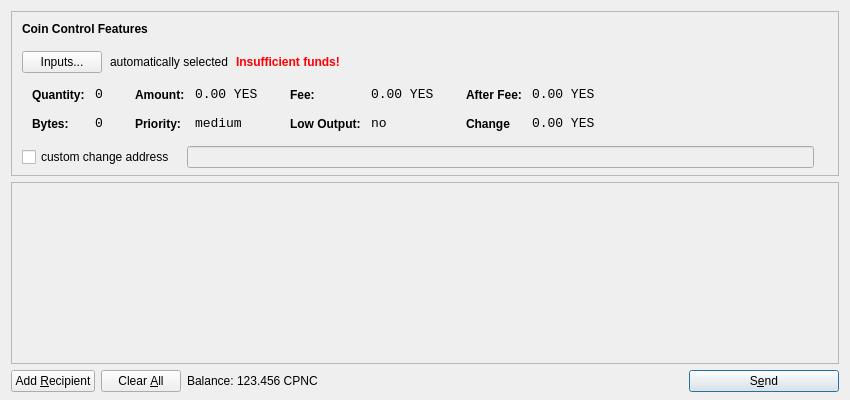
<?xml version="1.0" encoding="UTF-8"?>
<ui version="4.0">
 <class>SendCoinsDialog</class>
 <widget class="QDialog" name="SendCoinsDialog">
  <property name="geometry">
   <rect>
    <x>0</x>
    <y>0</y>
    <width>850</width>
    <height>400</height>
   </rect>
  </property>
  <property name="windowTitle">
   <string>Send Coins</string>
  </property>
  <layout class="QVBoxLayout" name="verticalLayout" stretch="0,1,0">
   <property name="bottomMargin">
    <number>8</number>
   </property>
   <item>
    <widget class="QFrame" name="frameCoinControl">
     <property name="sizePolicy">
      <sizepolicy hsizetype="Expanding" vsizetype="Expanding">
       <horstretch>0</horstretch>
       <verstretch>0</verstretch>
      </sizepolicy>
     </property>
     <property name="maximumSize">
      <size>
       <width>16777215</width>
       <height>16777215</height>
      </size>
     </property>
     <property name="frameShape">
      <enum>QFrame::StyledPanel</enum>
     </property>
     <property name="frameShadow">
      <enum>QFrame::Sunken</enum>
     </property>
     <layout class="QVBoxLayout" name="verticalLayoutCoinControl2">
      <property name="spacing">
       <number>-1</number>
      </property>
      <property name="leftMargin">
       <number>0</number>
      </property>
      <property name="topMargin">
       <number>0</number>
      </property>
      <property name="rightMargin">
       <number>0</number>
      </property>
      <property name="bottomMargin">
       <number>6</number>
      </property>
      <item>
       <layout class="QVBoxLayout" name="verticalLayoutCoinControl" stretch="0,0,0,0,1">
        <property name="spacing">
         <number>0</number>
        </property>
        <property name="leftMargin">
         <number>10</number>
        </property>
        <property name="topMargin">
         <number>10</number>
        </property>
        <item>
         <layout class="QHBoxLayout" name="horizontalLayoutCoinControl1">
          <property name="bottomMargin">
           <number>15</number>
          </property>
          <item>
           <widget class="QLabel" name="labelCoinControlFeatures">
            <property name="sizePolicy">
             <sizepolicy hsizetype="Preferred" vsizetype="Maximum">
              <horstretch>0</horstretch>
              <verstretch>0</verstretch>
             </sizepolicy>
            </property>
            <property name="font">
             <font>
              <weight>75</weight>
              <bold>true</bold>
             </font>
            </property>
            <property name="styleSheet">
             <string notr="true">font-weight:bold;</string>
            </property>
            <property name="text">
             <string>Coin Control Features</string>
            </property>
           </widget>
          </item>
         </layout>
        </item>
        <item>
         <layout class="QHBoxLayout" name="horizontalLayoutCoinControl2" stretch="0,0,0,0">
          <property name="spacing">
           <number>8</number>
          </property>
          <property name="bottomMargin">
           <number>10</number>
          </property>
          <item>
           <widget class="QPushButton" name="pushButtonCoinControl">
            <property name="styleSheet">
             <string notr="true"/>
            </property>
            <property name="text">
             <string>Inputs...</string>
            </property>
           </widget>
          </item>
          <item>
           <widget class="QLabel" name="labelCoinControlAutomaticallySelected">
            <property name="text">
             <string>automatically selected</string>
            </property>
            <property name="margin">
             <number>5</number>
            </property>
           </widget>
          </item>
          <item>
           <widget class="QLabel" name="labelCoinControlInsuffFunds">
            <property name="font">
             <font>
              <weight>75</weight>
              <bold>true</bold>
             </font>
            </property>
            <property name="styleSheet">
             <string notr="true">color:red;font-weight:bold;</string>
            </property>
            <property name="text">
             <string>Insufficient funds!</string>
            </property>
            <property name="margin">
             <number>5</number>
            </property>
           </widget>
          </item>
          <item>
           <spacer name="horizontalSpacerCoinControl">
            <property name="orientation">
             <enum>Qt::Horizontal</enum>
            </property>
            <property name="sizeHint" stdset="0">
             <size>
              <width>40</width>
              <height>1</height>
             </size>
            </property>
           </spacer>
          </item>
         </layout>
        </item>
        <item>
         <widget class="QWidget" name="widgetCoinControl" native="true">
          <property name="sizePolicy">
           <sizepolicy hsizetype="Preferred" vsizetype="Preferred">
            <horstretch>0</horstretch>
            <verstretch>0</verstretch>
           </sizepolicy>
          </property>
          <property name="minimumSize">
           <size>
            <width>0</width>
            <height>0</height>
           </size>
          </property>
          <property name="styleSheet">
           <string notr="true"/>
          </property>
          <layout class="QHBoxLayout" name="horizontalLayoutCoinControl5">
           <property name="margin">
            <number>0</number>
           </property>
           <item>
            <layout class="QHBoxLayout" name="horizontalLayoutCoinControl3" stretch="0,0,0,1">
             <property name="spacing">
              <number>20</number>
             </property>
             <property name="topMargin">
              <number>0</number>
             </property>
             <property name="bottomMargin">
              <number>10</number>
             </property>
             <item>
              <layout class="QFormLayout" name="formLayoutCoinControl1">
               <property name="horizontalSpacing">
                <number>10</number>
               </property>
               <property name="verticalSpacing">
                <number>14</number>
               </property>
               <property name="leftMargin">
                <number>10</number>
               </property>
               <property name="topMargin">
                <number>4</number>
               </property>
               <property name="rightMargin">
                <number>6</number>
               </property>
               <item row="0" column="0">
                <widget class="QLabel" name="labelCoinControlQuantityText">
                 <property name="styleSheet">
                  <string notr="true">font-weight:bold;</string>
                 </property>
                 <property name="text">
                  <string>Quantity:</string>
                 </property>
                 <property name="margin">
                  <number>0</number>
                 </property>
                </widget>
               </item>
               <item row="0" column="1">
                <widget class="QLabel" name="labelCoinControlQuantity">
                 <property name="font">
                  <font>
                   <family>Monospace</family>
                   <pointsize>10</pointsize>
                  </font>
                 </property>
                 <property name="cursor">
                  <cursorShape>IBeamCursor</cursorShape>
                 </property>
                 <property name="contextMenuPolicy">
                  <enum>Qt::ActionsContextMenu</enum>
                 </property>
                 <property name="text">
                  <string>0</string>
                 </property>
                 <property name="margin">
                  <number>0</number>
                 </property>
                 <property name="textInteractionFlags">
                  <set>Qt::LinksAccessibleByMouse|Qt::TextSelectableByKeyboard|Qt::TextSelectableByMouse</set>
                 </property>
                </widget>
               </item>
               <item row="1" column="0">
                <widget class="QLabel" name="labelCoinControlBytesText">
                 <property name="styleSheet">
                  <string notr="true">font-weight:bold;</string>
                 </property>
                 <property name="text">
                  <string>Bytes:</string>
                 </property>
                </widget>
               </item>
               <item row="1" column="1">
                <widget class="QLabel" name="labelCoinControlBytes">
                 <property name="font">
                  <font>
                   <family>Monospace</family>
                   <pointsize>10</pointsize>
                  </font>
                 </property>
                 <property name="cursor">
                  <cursorShape>IBeamCursor</cursorShape>
                 </property>
                 <property name="contextMenuPolicy">
                  <enum>Qt::ActionsContextMenu</enum>
                 </property>
                 <property name="text">
                  <string>0</string>
                 </property>
                 <property name="textInteractionFlags">
                  <set>Qt::LinksAccessibleByMouse|Qt::TextSelectableByKeyboard|Qt::TextSelectableByMouse</set>
                 </property>
                </widget>
               </item>
              </layout>
             </item>
             <item>
              <layout class="QFormLayout" name="formLayoutCoinControl2">
               <property name="horizontalSpacing">
                <number>10</number>
               </property>
               <property name="verticalSpacing">
                <number>14</number>
               </property>
               <property name="leftMargin">
                <number>6</number>
               </property>
               <property name="topMargin">
                <number>4</number>
               </property>
               <property name="rightMargin">
                <number>6</number>
               </property>
               <item row="0" column="0">
                <widget class="QLabel" name="labelCoinControlAmountText">
                 <property name="styleSheet">
                  <string notr="true">font-weight:bold;</string>
                 </property>
                 <property name="text">
                  <string>Amount:</string>
                 </property>
                 <property name="margin">
                  <number>0</number>
                 </property>
                </widget>
               </item>
               <item row="0" column="1">
                <widget class="QLabel" name="labelCoinControlAmount">
                 <property name="font">
                  <font>
                   <family>Monospace</family>
                   <pointsize>10</pointsize>
                  </font>
                 </property>
                 <property name="cursor">
                  <cursorShape>IBeamCursor</cursorShape>
                 </property>
                 <property name="contextMenuPolicy">
                  <enum>Qt::ActionsContextMenu</enum>
                 </property>
                 <property name="text">
                  <string>0.00 YES</string>
                 </property>
                 <property name="textInteractionFlags">
                  <set>Qt::LinksAccessibleByMouse|Qt::TextSelectableByKeyboard|Qt::TextSelectableByMouse</set>
                 </property>
                </widget>
               </item>
               <item row="1" column="0">
                <widget class="QLabel" name="labelCoinControlPriorityText">
                 <property name="styleSheet">
                  <string notr="true">font-weight:bold;</string>
                 </property>
                 <property name="text">
                  <string>Priority:</string>
                 </property>
                </widget>
               </item>
               <item row="1" column="1">
                <widget class="QLabel" name="labelCoinControlPriority">
                 <property name="font">
                  <font>
                   <family>Monospace</family>
                   <pointsize>10</pointsize>
                  </font>
                 </property>
                 <property name="cursor">
                  <cursorShape>IBeamCursor</cursorShape>
                 </property>
                 <property name="contextMenuPolicy">
                  <enum>Qt::ActionsContextMenu</enum>
                 </property>
                 <property name="text">
                  <string>medium</string>
                 </property>
                 <property name="textInteractionFlags">
                  <set>Qt::LinksAccessibleByMouse|Qt::TextSelectableByKeyboard|Qt::TextSelectableByMouse</set>
                 </property>
                </widget>
               </item>
              </layout>
             </item>
             <item>
              <layout class="QFormLayout" name="formLayoutCoinControl3">
               <property name="horizontalSpacing">
                <number>10</number>
               </property>
               <property name="verticalSpacing">
                <number>14</number>
               </property>
               <property name="leftMargin">
                <number>6</number>
               </property>
               <property name="topMargin">
                <number>4</number>
               </property>
               <property name="rightMargin">
                <number>6</number>
               </property>
               <item row="0" column="0">
                <widget class="QLabel" name="labelCoinControlFeeText">
                 <property name="styleSheet">
                  <string notr="true">font-weight:bold;</string>
                 </property>
                 <property name="text">
                  <string>Fee:</string>
                 </property>
                 <property name="margin">
                  <number>0</number>
                 </property>
                </widget>
               </item>
               <item row="0" column="1">
                <widget class="QLabel" name="labelCoinControlFee">
                 <property name="font">
                  <font>
                   <family>Monospace</family>
                   <pointsize>10</pointsize>
                  </font>
                 </property>
                 <property name="cursor">
                  <cursorShape>IBeamCursor</cursorShape>
                 </property>
                 <property name="contextMenuPolicy">
                  <enum>Qt::ActionsContextMenu</enum>
                 </property>
                 <property name="text">
                  <string>0.00 YES</string>
                 </property>
                 <property name="textInteractionFlags">
                  <set>Qt::LinksAccessibleByMouse|Qt::TextSelectableByKeyboard|Qt::TextSelectableByMouse</set>
                 </property>
                </widget>
               </item>
               <item row="1" column="0">
                <widget class="QLabel" name="labelCoinControlLowOutputText">
                 <property name="styleSheet">
                  <string notr="true">font-weight:bold;</string>
                 </property>
                 <property name="text">
                  <string>Low Output:</string>
                 </property>
                </widget>
               </item>
               <item row="1" column="1">
                <widget class="QLabel" name="labelCoinControlLowOutput">
                 <property name="font">
                  <font>
                   <family>Monospace</family>
                   <pointsize>10</pointsize>
                  </font>
                 </property>
                 <property name="cursor">
                  <cursorShape>IBeamCursor</cursorShape>
                 </property>
                 <property name="contextMenuPolicy">
                  <enum>Qt::ActionsContextMenu</enum>
                 </property>
                 <property name="text">
                  <string>no</string>
                 </property>
                 <property name="textInteractionFlags">
                  <set>Qt::LinksAccessibleByMouse|Qt::TextSelectableByKeyboard|Qt::TextSelectableByMouse</set>
                 </property>
                </widget>
               </item>
              </layout>
             </item>
             <item>
              <layout class="QFormLayout" name="formLayoutCoinControl4">
               <property name="horizontalSpacing">
                <number>10</number>
               </property>
               <property name="verticalSpacing">
                <number>14</number>
               </property>
               <property name="leftMargin">
                <number>6</number>
               </property>
               <property name="topMargin">
                <number>4</number>
               </property>
               <property name="rightMargin">
                <number>6</number>
               </property>
               <item row="0" column="0">
                <widget class="QLabel" name="labelCoinControlAfterFeeText">
                 <property name="styleSheet">
                  <string notr="true">font-weight:bold;</string>
                 </property>
                 <property name="text">
                  <string>After Fee:</string>
                 </property>
                 <property name="margin">
                  <number>0</number>
                 </property>
                </widget>
               </item>
               <item row="0" column="1">
                <widget class="QLabel" name="labelCoinControlAfterFee">
                 <property name="font">
                  <font>
                   <family>Monospace</family>
                   <pointsize>10</pointsize>
                  </font>
                 </property>
                 <property name="cursor">
                  <cursorShape>IBeamCursor</cursorShape>
                 </property>
                 <property name="contextMenuPolicy">
                  <enum>Qt::ActionsContextMenu</enum>
                 </property>
                 <property name="text">
                  <string>0.00 YES</string>
                 </property>
                 <property name="textInteractionFlags">
                  <set>Qt::LinksAccessibleByMouse|Qt::TextSelectableByKeyboard|Qt::TextSelectableByMouse</set>
                 </property>
                </widget>
               </item>
               <item row="1" column="0">
                <widget class="QLabel" name="labelCoinControlChangeText">
                 <property name="styleSheet">
                  <string notr="true">font-weight:bold;</string>
                 </property>
                 <property name="text">
                  <string>Change</string>
                 </property>
                </widget>
               </item>
               <item row="1" column="1">
                <widget class="QLabel" name="labelCoinControlChange">
                 <property name="font">
                  <font>
                   <family>Monospace</family>
                   <pointsize>10</pointsize>
                  </font>
                 </property>
                 <property name="cursor">
                  <cursorShape>IBeamCursor</cursorShape>
                 </property>
                 <property name="contextMenuPolicy">
                  <enum>Qt::ActionsContextMenu</enum>
                 </property>
                 <property name="text">
                  <string>0.00 YES</string>
                 </property>
                 <property name="textInteractionFlags">
                  <set>Qt::LinksAccessibleByMouse|Qt::TextSelectableByKeyboard|Qt::TextSelectableByMouse</set>
                 </property>
                </widget>
               </item>
              </layout>
             </item>
            </layout>
           </item>
          </layout>
         </widget>
        </item>
        <item>
         <layout class="QHBoxLayout" name="horizontalLayoutCoinControl4" stretch="0,0,0">
          <property name="spacing">
           <number>12</number>
          </property>
          <property name="sizeConstraint">
           <enum>QLayout::SetDefaultConstraint</enum>
          </property>
          <property name="topMargin">
           <number>5</number>
          </property>
          <property name="rightMargin">
           <number>5</number>
          </property>
          <item>
           <widget class="QCheckBox" name="checkBoxCoinControlChange">
            <property name="text">
             <string>custom change address</string>
            </property>
           </widget>
          </item>
          <item>
           <widget class="QLineEdit" name="lineEditCoinControlChange">
            <property name="enabled">
             <bool>false</bool>
            </property>
            <property name="sizePolicy">
             <sizepolicy hsizetype="Expanding" vsizetype="Fixed">
              <horstretch>0</horstretch>
              <verstretch>0</verstretch>
             </sizepolicy>
            </property>
           </widget>
          </item>
          <item>
           <widget class="QLabel" name="labelCoinControlChangeLabel">
            <property name="sizePolicy">
             <sizepolicy hsizetype="Preferred" vsizetype="Expanding">
              <horstretch>0</horstretch>
              <verstretch>0</verstretch>
             </sizepolicy>
            </property>
            <property name="minimumSize">
             <size>
              <width>0</width>
              <height>0</height>
             </size>
            </property>
            <property name="text">
             <string/>
            </property>
            <property name="margin">
             <number>3</number>
            </property>
           </widget>
          </item>
         </layout>
        </item>
        <item>
         <spacer name="verticalSpacerCoinControl">
          <property name="orientation">
           <enum>Qt::Vertical</enum>
          </property>
          <property name="sizeHint" stdset="0">
           <size>
            <width>800</width>
            <height>1</height>
           </size>
          </property>
         </spacer>
        </item>
       </layout>
      </item>
     </layout>
    </widget>
   </item>
   <item>
    <widget class="QScrollArea" name="scrollArea">
     <property name="widgetResizable">
      <bool>true</bool>
     </property>
     <widget class="QWidget" name="scrollAreaWidgetContents">
      <property name="geometry">
       <rect>
        <x>0</x>
        <y>0</y>
        <width>830</width>
        <height>165</height>
       </rect>
      </property>
      <layout class="QVBoxLayout" name="verticalLayout_2">
       <property name="margin">
        <number>0</number>
       </property>
       <item>
        <layout class="QVBoxLayout" name="entries">
         <property name="spacing">
          <number>6</number>
         </property>
        </layout>
       </item>
       <item>
        <spacer name="verticalSpacer">
         <property name="orientation">
          <enum>Qt::Vertical</enum>
         </property>
         <property name="sizeHint" stdset="0">
          <size>
           <width>20</width>
           <height>40</height>
          </size>
         </property>
        </spacer>
       </item>
      </layout>
     </widget>
    </widget>
   </item>
   <item>
    <layout class="QHBoxLayout" name="horizontalLayout">
     <item>
      <widget class="QPushButton" name="addButton">
       <property name="toolTip">
        <string>Send to multiple recipients at once</string>
       </property>
       <property name="text">
        <string>Add &amp;Recipient</string>
       </property>
       <property name="icon">
        <iconset resource="../bitcoin.qrc">
         <normaloff>:/icons/add</normaloff>:/icons/add</iconset>
       </property>
       <property name="autoDefault">
        <bool>false</bool>
       </property>
      </widget>
     </item>
     <item>
      <widget class="QPushButton" name="clearButton">
       <property name="sizePolicy">
        <sizepolicy hsizetype="Minimum" vsizetype="Fixed">
         <horstretch>0</horstretch>
         <verstretch>0</verstretch>
        </sizepolicy>
       </property>
       <property name="toolTip">
        <string>Remove all transaction fields</string>
       </property>
       <property name="text">
        <string>Clear &amp;All</string>
       </property>
       <property name="icon">
        <iconset resource="../bitcoin.qrc">
         <normaloff>:/icons/remove</normaloff>:/icons/remove</iconset>
       </property>
       <property name="autoRepeatDelay">
        <number>300</number>
       </property>
       <property name="autoDefault">
        <bool>false</bool>
       </property>
      </widget>
     </item>
     <item>
      <layout class="QHBoxLayout" name="horizontalLayout_2">
       <property name="spacing">
        <number>3</number>
       </property>
       <item>
        <widget class="QLabel" name="label">
         <property name="sizePolicy">
          <sizepolicy hsizetype="Preferred" vsizetype="Fixed">
           <horstretch>0</horstretch>
           <verstretch>0</verstretch>
          </sizepolicy>
         </property>
         <property name="text">
          <string>Balance:</string>
         </property>
        </widget>
       </item>
       <item>
        <widget class="QLabel" name="labelBalance">
         <property name="sizePolicy">
          <sizepolicy hsizetype="Preferred" vsizetype="Fixed">
           <horstretch>0</horstretch>
           <verstretch>0</verstretch>
          </sizepolicy>
         </property>
         <property name="cursor">
          <cursorShape>IBeamCursor</cursorShape>
         </property>
         <property name="text">
          <string>123.456 CPNC</string>
         </property>
         <property name="textInteractionFlags">
          <set>Qt::LinksAccessibleByMouse|Qt::TextSelectableByKeyboard|Qt::TextSelectableByMouse</set>
         </property>
        </widget>
       </item>
      </layout>
     </item>
     <item>
      <spacer name="horizontalSpacer">
       <property name="orientation">
        <enum>Qt::Horizontal</enum>
       </property>
       <property name="sizeHint" stdset="0">
        <size>
         <width>40</width>
         <height>20</height>
        </size>
       </property>
      </spacer>
     </item>
     <item>
      <widget class="QPushButton" name="sendButton">
       <property name="minimumSize">
        <size>
         <width>150</width>
         <height>0</height>
        </size>
       </property>
       <property name="toolTip">
        <string>Confirm the send action</string>
       </property>
       <property name="text">
        <string>S&amp;end</string>
       </property>
       <property name="icon">
        <iconset resource="../bitcoin.qrc">
         <normaloff>:/icons/send</normaloff>:/icons/send</iconset>
       </property>
       <property name="default">
        <bool>true</bool>
       </property>
      </widget>
     </item>
    </layout>
   </item>
  </layout>
 </widget>
 <resources>
  <include location="../bitcoin.qrc"/>
 </resources>
 <connections/>
</ui>
